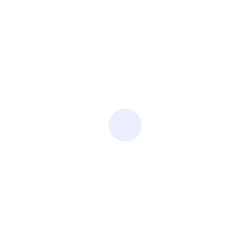
Frame 1 (no input)
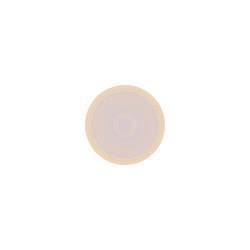
Frame 60 (the mouse pressed at the canvas centre just before this capture)
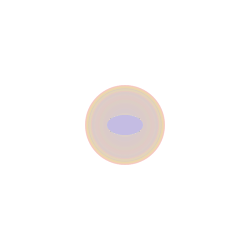
Frame 120 (the mouse held since frame 60 and released just before this capture)

The Processing sketch that drew these frames (run headless with seeded random() and noise(); from frame 60 on, the mouse is pressed at the canvas centre):

// Processing sketch: processing_42398
// ── processing_42398.pde

int counter;

void setup() {  //setup function called initially, only once
  size(250, 250);
  background(255);  //set background white
  colorMode(HSB);   //set colors to black, Saturation, Brightness mode
  counter = 8;
}

void draw() {  //draw function loops 
  counter++;
  noStroke();
  fill(random(255),100,255,50);
  
  if(mousePressed == true) { //add some interaction
    ellipse(mouseX, mouseY, 36, 20);
  }
  else {
    ellipse(width/2, height/2, 80*sin(counter), 80*sin(counter));
  }
}

                
                
